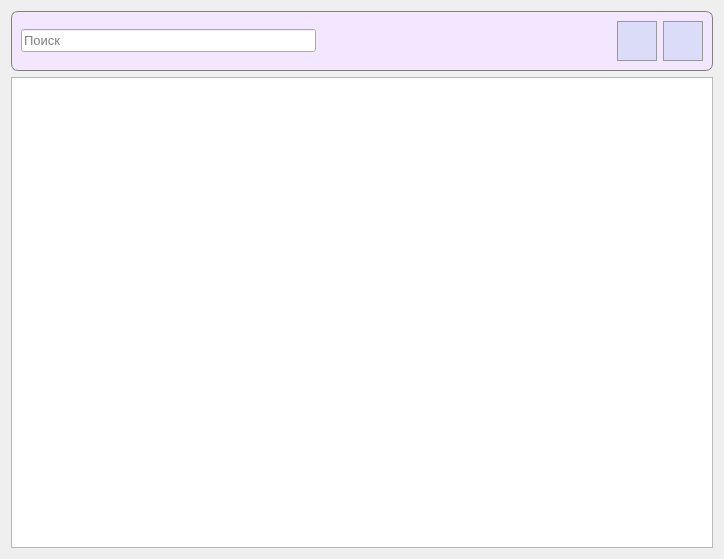
<?xml version="1.0" encoding="UTF-8"?>
<ui version="4.0">
 <class>OrdersHistory</class>
 <widget class="QDialog" name="OrdersHistory">
  <property name="geometry">
   <rect>
    <x>0</x>
    <y>0</y>
    <width>724</width>
    <height>559</height>
   </rect>
  </property>
  <property name="windowTitle">
   <string>История заказов</string>
  </property>
  <layout class="QGridLayout" name="gridLayout_2">
   <item row="0" column="0">
    <widget class="QFrame" name="frame">
     <property name="minimumSize">
      <size>
       <width>0</width>
       <height>60</height>
      </size>
     </property>
     <property name="styleSheet">
      <string notr="true">QFrame {
background-color: #f2e7ff;
border: 1px solid grey;
border-radius: 7px;
}</string>
     </property>
     <property name="frameShape">
      <enum>QFrame::StyledPanel</enum>
     </property>
     <property name="frameShadow">
      <enum>QFrame::Raised</enum>
     </property>
     <layout class="QGridLayout" name="gridLayout">
      <item row="0" column="0">
       <widget class="QLineEdit" name="lineEdit">
        <property name="font">
         <font>
          <pointsize>10</pointsize>
         </font>
        </property>
        <property name="styleSheet">
         <string notr="true"/>
        </property>
        <property name="placeholderText">
         <string>Поиск</string>
        </property>
       </widget>
      </item>
      <item row="0" column="1">
       <spacer name="horizontalSpacer">
        <property name="orientation">
         <enum>Qt::Horizontal</enum>
        </property>
        <property name="sizeHint" stdset="0">
         <size>
          <width>40</width>
          <height>20</height>
         </size>
        </property>
       </spacer>
      </item>
      <item row="0" column="2">
       <widget class="QPushButton" name="orderCreationButton">
        <property name="minimumSize">
         <size>
          <width>40</width>
          <height>40</height>
         </size>
        </property>
        <property name="toolTip">
         <string>Создать заказ</string>
        </property>
        <property name="styleSheet">
         <string notr="true">QPushButton {
	background-color: #dbdcf7;
	border: 1px solid #999999;
}

QPushButton:hover {
	background-color: #d5d6f0;
	border: 1px solid #acacac;
}

QPushButton:pressed {
	background-color: #cbcde6;
	border: 2px solid #999999;
}</string>
        </property>
        <property name="text">
         <string/>
        </property>
        <property name="icon">
         <iconset resource="images.qrc">
          <normaloff>:/images/addOrder.png</normaloff>:/images/addOrder.png</iconset>
        </property>
        <property name="iconSize">
         <size>
          <width>35</width>
          <height>35</height>
         </size>
        </property>
       </widget>
      </item>
      <item row="0" column="3">
       <widget class="QPushButton" name="updateButton">
        <property name="minimumSize">
         <size>
          <width>40</width>
          <height>40</height>
         </size>
        </property>
        <property name="toolTip">
         <string>Обновить</string>
        </property>
        <property name="styleSheet">
         <string notr="true">QPushButton {
	background-color: #dbdcf7;
	border: 1px solid #999999;
}

QPushButton:hover {
	background-color: #d5d6f0;
	border: 1px solid #acacac;
}

QPushButton:pressed {
	background-color: #cbcde6;
	border: 2px solid #999999;
}</string>
        </property>
        <property name="text">
         <string/>
        </property>
        <property name="icon">
         <iconset resource="images.qrc">
          <normaloff>:/images/refresh.png</normaloff>:/images/refresh.png</iconset>
        </property>
        <property name="iconSize">
         <size>
          <width>30</width>
          <height>30</height>
         </size>
        </property>
       </widget>
      </item>
     </layout>
    </widget>
   </item>
   <item row="1" column="0">
    <widget class="QTableView" name="tableView"/>
   </item>
  </layout>
 </widget>
 <resources>
  <include location="images.qrc"/>
 </resources>
 <connections/>
</ui>
